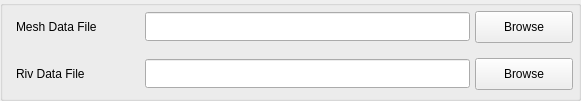
  <widget class="QGroupBox" name="groupBoxInput_2">
   <property name="geometry">
    <rect>
     <x>15</x>
     <y>170</y>
     <width>581</width>
     <height>101</height>
    </rect>
   </property>
   <property name="title">
    <string/>
   </property>
   <widget class="QPushButton" name="pushButtonMeshDataFile">
    <property name="geometry">
     <rect>
      <x>475</x>
      <y>11</y>
      <width>98</width>
      <height>32</height>
     </rect>
    </property>
    <property name="text">
     <string>Browse</string>
    </property>
    <property name="checkable">
     <bool>false</bool>
    </property>
    <property name="autoDefault">
     <bool>false</bool>
    </property>
    <property name="flat">
     <bool>false</bool>
    </property>
   </widget>
   <widget class="QLabel" name="textLabel1">
    <property name="geometry">
     <rect>
      <x>16</x>
      <y>11</y>
      <width>111</width>
      <height>31</height>
     </rect>
    </property>
    <property name="text">
     <string>Mesh Data File</string>
    </property>
   </widget>
   <widget class="QLineEdit" name="lineEditMeshDataFile">
    <property name="geometry">
     <rect>
      <x>145</x>
      <y>12</y>
      <width>325</width>
      <height>29</height>
     </rect>
    </property>
    <property name="font">
     <font>
      <pointsize>14</pointsize>
      <weight>75</weight>
      <bold>true</bold>
     </font>
    </property>
   </widget>
   <widget class="QLabel" name="textLabel1_4">
    <property name="geometry">
     <rect>
      <x>16</x>
      <y>58</y>
      <width>111</width>
      <height>31</height>
     </rect>
    </property>
    <property name="text">
     <string>Riv Data File</string>
    </property>
   </widget>
   <widget class="QPushButton" name="pushButtonRivDataFile">
    <property name="geometry">
     <rect>
      <x>475</x>
      <y>58</y>
      <width>98</width>
      <height>32</height>
     </rect>
    </property>
    <property name="text">
     <string>Browse</string>
    </property>
    <property name="checkable">
     <bool>false</bool>
    </property>
    <property name="autoDefault">
     <bool>false</bool>
    </property>
    <property name="flat">
     <bool>false</bool>
    </property>
   </widget>
   <widget class="QLineEdit" name="lineEditRivDataFile">
    <property name="geometry">
     <rect>
      <x>145</x>
      <y>59</y>
      <width>325</width>
      <height>29</height>
     </rect>
    </property>
    <property name="font">
     <font>
      <pointsize>14</pointsize>
      <weight>75</weight>
      <bold>true</bold>
     </font>
    </property>
   </widget>
  </widget>
